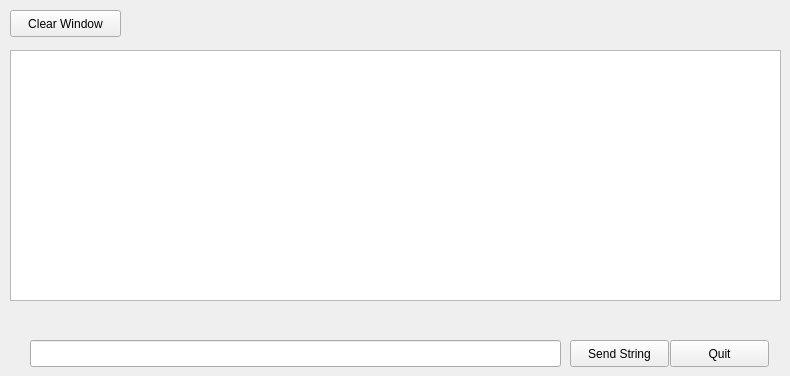
    <widget class="QWidget" name="tab">
     <attribute name="title">
      <string>Debug</string>
     </attribute>
     <widget class="QTextEdit" name="textEdit">
      <property name="geometry">
       <rect>
        <x>10</x>
        <y>50</y>
        <width>771</width>
        <height>251</height>
       </rect>
      </property>
      <property name="font">
       <font>
        <pointsize>12</pointsize>
       </font>
      </property>
     </widget>
     <widget class="QPushButton" name="pushButton_2">
      <property name="geometry">
       <rect>
        <x>10</x>
        <y>10</y>
        <width>111</width>
        <height>27</height>
       </rect>
      </property>
      <property name="text">
       <string>Clear Window</string>
      </property>
     </widget>
     <widget class="QLineEdit" name="lineEdit">
      <property name="geometry">
       <rect>
        <x>30</x>
        <y>340</y>
        <width>531</width>
        <height>27</height>
       </rect>
      </property>
     </widget>
     <widget class="QPushButton" name="quitButton">
      <property name="geometry">
       <rect>
        <x>670</x>
        <y>340</y>
        <width>99</width>
        <height>27</height>
       </rect>
      </property>
      <property name="text">
       <string>Quit</string>
      </property>
     </widget>
     <widget class="QPushButton" name="pushButton">
      <property name="geometry">
       <rect>
        <x>570</x>
        <y>340</y>
        <width>99</width>
        <height>27</height>
       </rect>
      </property>
      <property name="text">
       <string>Send String</string>
      </property>
     </widget>
    </widget>
